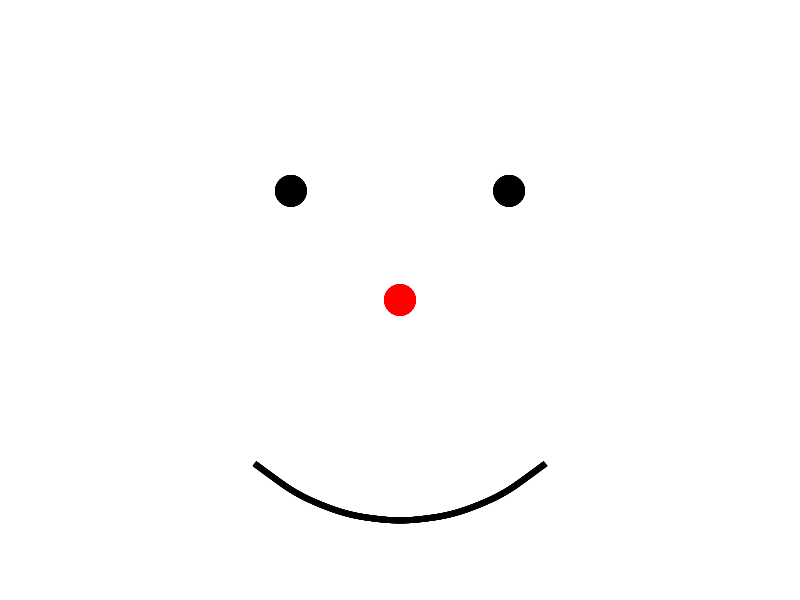

This chart was generated by the following R code:
## ---- chunk 1
library(tidyverse)

knitr::opts_chunk$set(warning = FALSE, message = FALSE)
# Install and load required packages

## ---- chunk 2
# Create a data frame for the smiley face
smiley_data <- data.frame(
  x = c(-0.2, 0.2, -0.1, 0.1, -0.1, 0.1),  # X-coordinates
  y = c(0.2, 0.2, 0, 0, -0.2, -0.2)       # Y-coordinates
)

# Create the base plot
p <- ggplot(smiley_data, aes(x, y)) +
  xlim(-1, 1) + ylim(-1, 1) +  # Set the plot limits
  theme_void()                  # Remove background and axis

# Add the face
p <- p +
 
  geom_point(aes(x = -0.3, y = 0.4), size = 10, color = "black") +
  geom_point(aes(x = 0.3, y = 0.4), size = 10, color = "black")

# Add the nose
p <- p +
  geom_point(aes(x = 0, y = 0.), size = 10, color = "red")

# Add the smile
p <- p +
  geom_curve(
    aes(x = -0.4, y = -0.6, xend = 0.4, yend = -0.6),
    color = "black", size = 2, curvature = 0.4
  )

 

# Display the plot
print(p)
